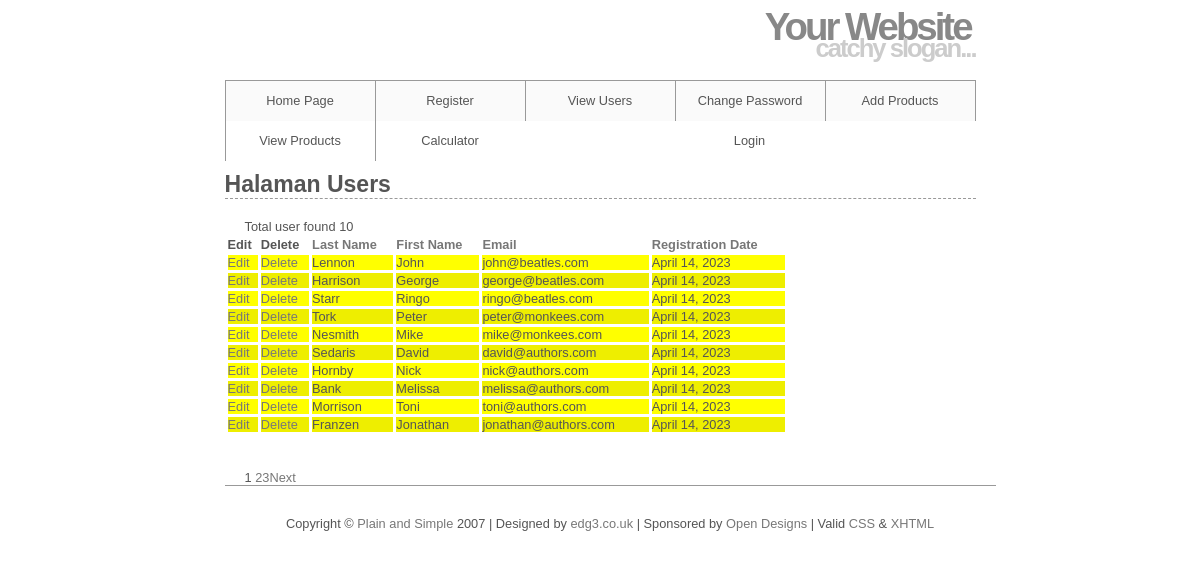
/pages/view_users.php, run on the app's committed database.
### tables this page shows
CREATE TABLE `users` (
  `user_id` mediumint(8) UNSIGNED NOT NULL,
  `first_name` varchar(20) NOT NULL,
  `last_name` varchar(40) NOT NULL,
  `email` varchar(60) NOT NULL,
  `pass` char(40) NOT NULL,
  `registration_date` datetime NOT NULL
);

### pages/view_users.php (the view, shortened to what this page needs)
<?php
require ('../layouts/header.php');
$display = 10;
require('../includes/mysqli_connect.php');
if(isset($_GET['p']) && is_numeric($_GET['p'])){
	$pages = $_GET['p'];
}else{
	$q = "SELECT COUNT(user_id) FROM users";
	$r = @mysqli_query($dbc, $q);
	$row = @mysqli_fetch_array($r, MYSQLI_NUM);
	$records = $row[0];
	if($records>$display){
		$pages = ceil($records/$display);
	}else{
		$pages = 1;
	}
}
if(isset($_GET['s']) && is_numeric($_GET['s'])){
		$start = $_GET['s'];
	}else{
		$start=0;
}
$sort = (isset($_GET['sort'])) ? $_GET['sort'] : 'rd';
switch ($sort){
	case 'rd':
		$order_by = 'registration_date ASC';
		break;
}
?>
<h1>Halaman Users</h1>
<?php
$sql = "SELECT last_name, first_name, email, DATE_FORMAT(registration_date, '%M %d, %Y') AS dr, user_id
FROM users ORDER BY $order_by LIMIT $start, $display";
$r = @mysqli_query($dbc, $sql);
$num = mysqli_num_rows($r);
if($num) {
	echo "<p> Total user found $num </p>\n";
	echo '<table align="center" cellspacing="3" cellpadding="3" width="75%">
	<tr><td align="left"><strong>Edit</strong></td>
	<td align="left"><strong>Delete</strong></td>
	<td align="left"><strong><a href="view_users.php?sort=ln">Last Name</a></strong></td>
	<td align="left"><strong><a href="view_users.php?sort=fn">First Name</a></strong></td>
	<td align="left"><strong><a href="view_users.php?sort=e">Email</a></strong></td>
	<td align="left"><strong><a href="view_users.php?sort=rd">Registration Date</a></strong></td>
	</tr>';
	$bg = '#eeeeee';
	while($row = mysqli_fetch_array($r, MYSQLI_ASSOC)){
		$bg = ($bg=='#eeeeee' ? '#ffffff' : '#eeeeee');
		echo '<tr bgcolor=' . $bg . '">
		<td align="left"><a href="edit_user.php?id=' . $row['user_id'] . '">Edit</a></td>
		<td align="left"><a href="delete_user.php?id=' . $row['user_id'] . '">Delete</a></td>
		<td align="left">' . $row['last_name'] . '</td>
		<td align="left">' . $row['first_name'] . '</td>
		<td align="left">' . $row['email'] . '</td>
		<td align="left">' . $row['dr'] . '</td></tr>';
	}
	echo '</table>';
} else {
	echo '<p class="error"> Users could not be rettrieved".</p>';
	echo '<p>' . mysqli_error($dbc) . '<br/>Query: ' . $sql . '</p>';
}
if($pages>1){
	echo '<br/><p>';
	$current_page = ($start/$display) + 1;
	for($i=1;$i<=$pages; $i++){
		if($i !=$current_page){
			echo '<a href="view_users.php?s=' . (($display * ($i - 1))) . '&p=' . $pages . '">' . $i . '</a>';
		}else{
			echo $i . ' ';
		}
	}
	if($current_page !=$pages){
		echo '<a href="view_users.php?s=' . ($start + $display) . '&p=' . $pages . '">Next</a>';
	}
	echo '</p>';
}
?>
<?php
include('../layouts/footer.php');
?>

### css/style.css (style rules this page uses)
* { border:0; margin:0; padding:0; }
a { color:#777; text-decoration:none; }
body { background:#ffffff; color:#555; font:0.8em Arial, Helvetica, "bitstream vera sans", sans-serif; }
#content h1 { border-bottom:1px dashed #999; font-size:1.8em; padding:20px 0 0; }
#content p { padding:20px 20px 0; }

### data on the page
users: last_name "Lennon", first_name "John", email "john@beatles.com", dr "April 14, 2023"
users: last_name "Harrison", first_name "George", email "george@beatles.com", dr "April 14, 2023"
users: last_name "Starr", first_name "Ringo", email "ringo@beatles.com", dr "April 14, 2023"
users: last_name "Tork", first_name "Peter", email "peter@monkees.com", dr "April 14, 2023"
users: last_name "Nesmith", first_name "Mike", email "mike@monkees.com", dr "April 14, 2023"
users: last_name "Sedaris", first_name "David", email "david@authors.com", dr "April 14, 2023"
users: last_name "Hornby", first_name "Nick", email "nick@authors.com", dr "April 14, 2023"
users: last_name "Bank", first_name "Melissa", email "melissa@authors.com", dr "April 14, 2023"
users: last_name "Morrison", first_name "Toni", email "toni@authors.com", dr "April 14, 2023"
users: last_name "Franzen", first_name "Jonathan", email "jonathan@authors.com", dr "April 14, 2023"

### other printed values
$num "10"
